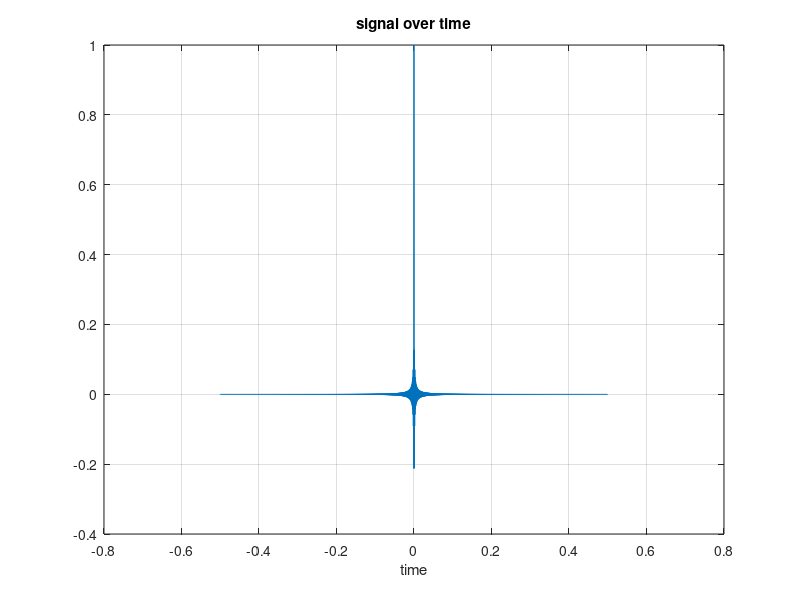
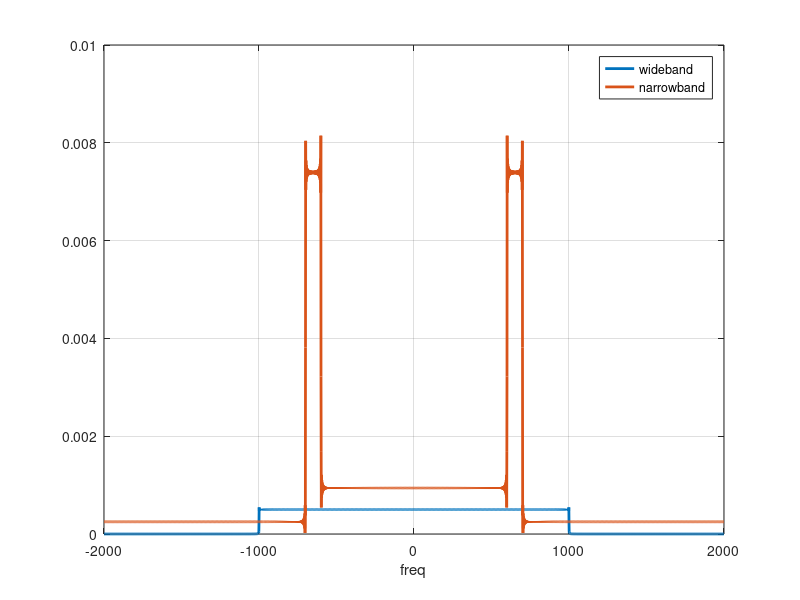
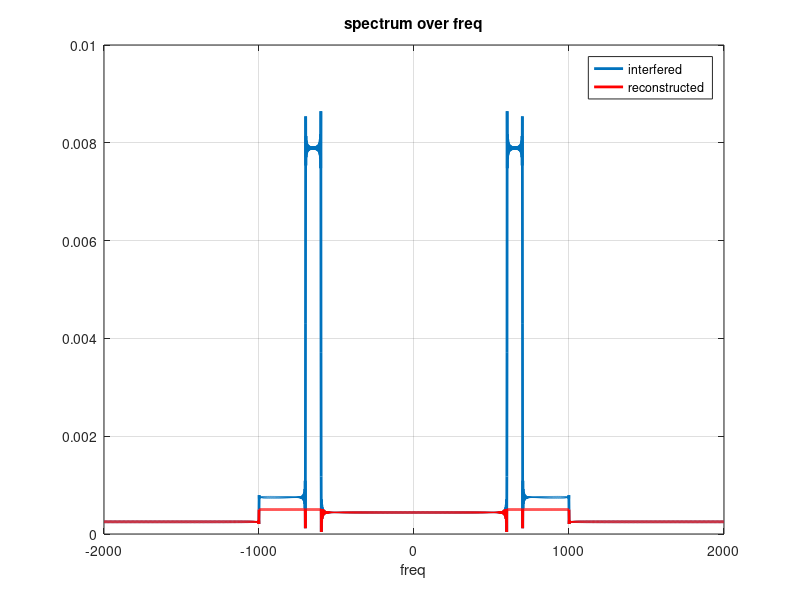

Here is the MATLAB script that generated these plots, in order:
close all;
% time specificactions:
Fs = 4E+3;  % sample rate
dt = 1/Fs;
t  = (-0.5 : dt : 0.5-dt)';
N  = size(t,1);

% main signal
W = 2E+3;
A1 = 1;
sig = A1 * (sin(pi*W*t))./(pi*W*t);
sig(find(t==0)) = 1;   % fix the zero error

% NBI
Wl = 1200;
Wh = 1400;
A2 = 10;
nbi = A2 * ( (sin(pi*Wh*t))./(pi*Wh*t) - (sin(pi*Wl*t))./(pi*Wl*t) );
nbi(find(t==0))=1; 

% noise
% n = 0.1 * rand(1,N); - wrong
% n = wgn(N,1,0);  % ToDo - not rubost to noise so far
r = sig + nbi;

figure;
plot(t,sig);
grid on;
title('signal over time');
xlabel('time');


%  frequency specifications
dF = Fs/N;
f  = -Fs/2 : dF : Fs/2-dF;
Fsig = fftshift(fft(sig));  % more tutorial to get used to math and matlab
Fnbi = fftshift(fft(nbi));
Fr   = fftshift(fft(r));

figure;
plot(f,abs(Fsig)/N, 'LineWidth',2);
grid on;
%title('signal over freq');
xlabel('freq');

hold on;
%figure;
plot(f,abs(Fnbi)/N, 'LineWidth',2);
legend('wideband','narrowband');
%grid on;
%title('NBI over freq');
%xlabel('freq');


figure;
plot(f,abs(Fr)/N, 'LineWidth',2);
grid on;
title('spectrum over freq');
xlabel('freq');

% pass through filter
thre = 2;
for i = 1:N
    if abs(Fr(i)) > thre
        Fr(i) = Fr(i)*thre/abs(Fr(i));
    end        
end

hold on;
plot(f,abs(Fr)/N,'r', 'LineWidth',2);
legend('interfered','reconstructed')

%title('reconstruct signal over freq');
%xlabel('freq');


